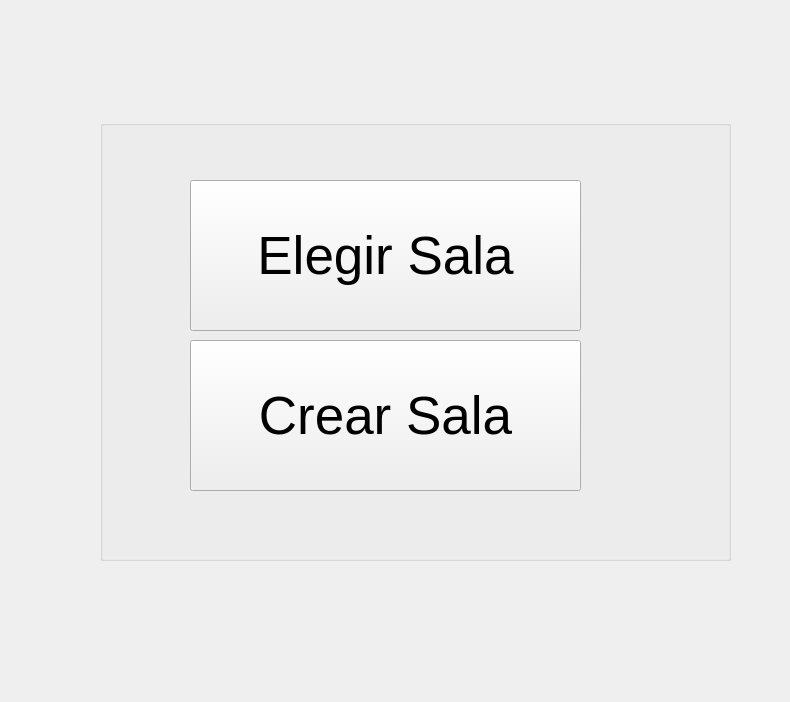
<?xml version="1.0" encoding="UTF-8"?>
<ui version="4.0">
 <class>EleccionSala</class>
 <widget class="QWidget" name="EleccionSala">
  <property name="geometry">
   <rect>
    <x>0</x>
    <y>0</y>
    <width>790</width>
    <height>702</height>
   </rect>
  </property>
  <property name="windowTitle">
   <string>EleccionSala</string>
  </property>
  <widget class="QGroupBox" name="groupBox">
   <property name="geometry">
    <rect>
     <x>100</x>
     <y>120</y>
     <width>631</width>
     <height>441</height>
    </rect>
   </property>
   <property name="title">
    <string/>
   </property>
   <widget class="QPushButton" name="elegirSalaButton">
    <property name="geometry">
     <rect>
      <x>90</x>
      <y>60</y>
      <width>391</width>
      <height>151</height>
     </rect>
    </property>
    <property name="font">
     <font>
      <pointsize>40</pointsize>
     </font>
    </property>
    <property name="text">
     <string>Elegir Sala</string>
    </property>
   </widget>
   <widget class="QPushButton" name="crearSalaButton">
    <property name="geometry">
     <rect>
      <x>90</x>
      <y>220</y>
      <width>391</width>
      <height>151</height>
     </rect>
    </property>
    <property name="font">
     <font>
      <pointsize>40</pointsize>
     </font>
    </property>
    <property name="text">
     <string>Crear Sala</string>
    </property>
   </widget>
  </widget>
 </widget>
 <layoutdefault spacing="6" margin="11"/>
 <resources/>
 <connections/>
</ui>
